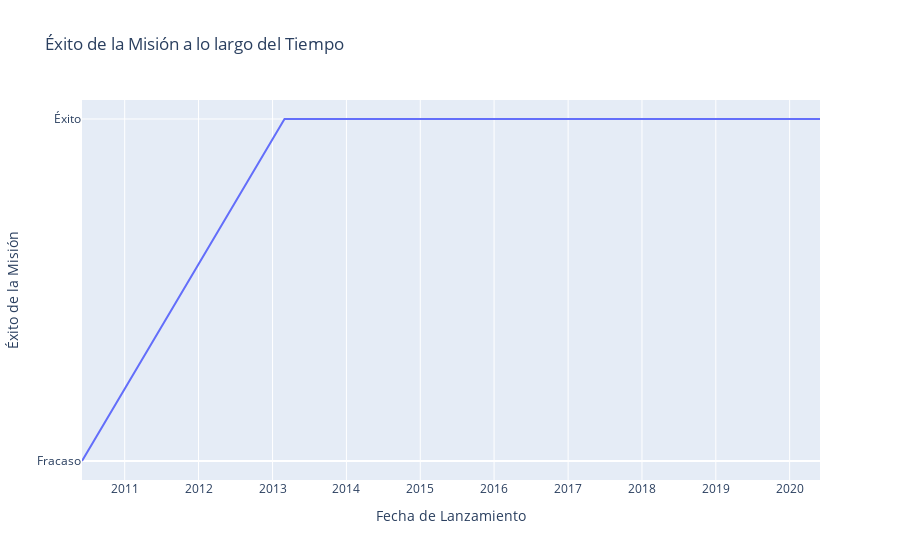

The code cell stored with this chart in its notebook:
### Code cell
import plotly.express as px
import pandas as pd

# Ejemplo de datos de éxito de misión a lo largo del tiempo
df_line = pd.DataFrame({
    'launch_date': ['2010-06-04', '2013-03-01', '2014-07-14', '2018-02-06', '2020-05-30'],
    'mission_success': [0, 1, 1, 1, 1]
})

df_line['launch_date'] = pd.to_datetime(df_line['launch_date'])

fig = px.line(df_line, x='launch_date', y='mission_success', 
              title="Éxito de la Misión a lo largo del Tiempo", 
              labels={'launch_date': 'Fecha de Lanzamiento', 'mission_success': 'Éxito de la Misión'})
fig.update_yaxes(tickvals=[0, 1], ticktext=['Fracaso', 'Éxito'])
fig.show()

### Figure 1 — Plotly figure (JSON) as saved in the notebook; plotly's stock layout.template omitted (floating-point values rounded to 4 significant figures)
{"data": [{"hovertemplate": "Fecha de Lanzamiento=%{x}<br>Éxito de la Misión=%{y}<extra></extra>", "legendgroup": "", "line": {"color": "#636efa", "dash": "solid"}, "marker": {"symbol": "circle"}, "mode": "lines", "name": "", "orientation": "v", "showlegend": false, "type": "scatter", "x": ["2010-06-04T00:00:00", "2013-03-01T00:00:00", "2014-07-14T00:00:00", "2018-02-06T00:00:00", "2020-05-30T00:00:00"], "xaxis": "x", "y": [0, 1, 1, 1, 1], "yaxis": "y"}], "layout": {"autosize": true, "legend": {"tracegroupgap": 0}, "title": {"text": "Éxito de la Misión a lo largo del Tiempo"}, "xaxis": {"anchor": "y", "autorange": true, "domain": [0, 1], "range": ["2010-06-04", "2020-05-30"], "title": {"text": "Fecha de Lanzamiento"}, "type": "date"}, "yaxis": {"anchor": "x", "autorange": true, "domain": [0, 1], "range": [-0.05556, 1.056], "ticktext": ["Fracaso", "Éxito"], "tickvals": [0, 1], "title": {"text": "Éxito de la Misión"}, "type": "linear"}}}
